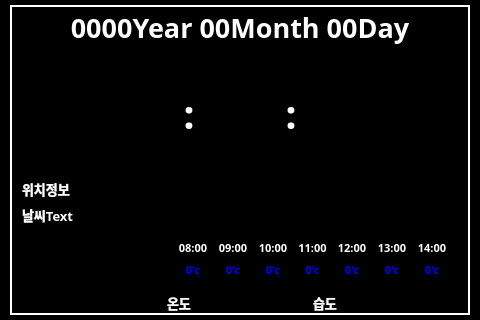
<?xml version="1.0" encoding="UTF-8"?>
<ui version="4.0">
 <class>MainWindow</class>
 <widget class="QMainWindow" name="MainWindow">
  <property name="enabled">
   <bool>true</bool>
  </property>
  <property name="geometry">
   <rect>
    <x>0</x>
    <y>0</y>
    <width>480</width>
    <height>320</height>
   </rect>
  </property>
  <property name="minimumSize">
   <size>
    <width>0</width>
    <height>0</height>
   </size>
  </property>
  <property name="maximumSize">
   <size>
    <width>480</width>
    <height>320</height>
   </size>
  </property>
  <property name="sizeIncrement">
   <size>
    <width>0</width>
    <height>0</height>
   </size>
  </property>
  <property name="windowTitle">
   <string>MainWindow</string>
  </property>
  <property name="styleSheet">
   <string notr="true">background-color: rgb(0, 0, 0);</string>
  </property>
  <property name="animated">
   <bool>true</bool>
  </property>
  <widget class="QWidget" name="centralwidget">
   <property name="maximumSize">
    <size>
     <width>480</width>
     <height>320</height>
    </size>
   </property>
   <layout class="QGridLayout" name="gridLayout">
    <property name="leftMargin">
     <number>10</number>
    </property>
    <property name="topMargin">
     <number>5</number>
    </property>
    <property name="rightMargin">
     <number>10</number>
    </property>
    <property name="bottomMargin">
     <number>5</number>
    </property>
    <item row="1" column="1">
     <widget class="QStackedWidget" name="stackedWidget">
      <property name="frameShape">
       <enum>QFrame::NoFrame</enum>
      </property>
      <property name="currentIndex">
       <number>0</number>
      </property>
      <widget class="QWidget" name="main">
       <layout class="QGridLayout" name="gridLayout_4">
        <property name="leftMargin">
         <number>0</number>
        </property>
        <property name="topMargin">
         <number>0</number>
        </property>
        <property name="rightMargin">
         <number>0</number>
        </property>
        <property name="bottomMargin">
         <number>0</number>
        </property>
        <item row="0" column="0">
         <widget class="QFrame" name="frame">
          <property name="sizePolicy">
           <sizepolicy hsizetype="Preferred" vsizetype="Preferred">
            <horstretch>0</horstretch>
            <verstretch>0</verstretch>
           </sizepolicy>
          </property>
          <property name="maximumSize">
           <size>
            <width>1200</width>
            <height>900</height>
           </size>
          </property>
          <property name="styleSheet">
           <string notr="true">color: rgb(255, 255, 255);</string>
          </property>
          <property name="frameShape">
           <enum>QFrame::WinPanel</enum>
          </property>
          <property name="frameShadow">
           <enum>QFrame::Plain</enum>
          </property>
          <property name="lineWidth">
           <number>5</number>
          </property>
          <layout class="QGridLayout" name="gridLayout_3">
           <property name="leftMargin">
            <number>10</number>
           </property>
           <property name="topMargin">
            <number>0</number>
           </property>
           <property name="rightMargin">
            <number>10</number>
           </property>
           <property name="bottomMargin">
            <number>0</number>
           </property>
           <item row="0" column="1">
            <widget class="QLabel" name="time_Day">
             <property name="maximumSize">
              <size>
               <width>16777215</width>
               <height>40</height>
              </size>
             </property>
             <property name="font">
              <font>
               <family>Agency FB</family>
               <pointsize>20</pointsize>
               <weight>75</weight>
               <bold>true</bold>
              </font>
             </property>
             <property name="styleSheet">
              <string notr="true">color: rgb(255, 255, 255);</string>
             </property>
             <property name="text">
              <string>0000Year 00Month 00Day</string>
             </property>
             <property name="alignment">
              <set>Qt::AlignCenter</set>
             </property>
            </widget>
           </item>
           <item row="1" column="1">
            <widget class="QFrame" name="time">
             <property name="minimumSize">
              <size>
               <width>0</width>
               <height>0</height>
              </size>
             </property>
             <property name="maximumSize">
              <size>
               <width>1176</width>
               <height>250</height>
              </size>
             </property>
             <property name="frameShape">
              <enum>QFrame::NoFrame</enum>
             </property>
             <property name="frameShadow">
              <enum>QFrame::Raised</enum>
             </property>
             <layout class="QHBoxLayout" name="horizontalLayout">
              <property name="leftMargin">
               <number>20</number>
              </property>
              <property name="topMargin">
               <number>0</number>
              </property>
              <property name="rightMargin">
               <number>20</number>
              </property>
              <property name="bottomMargin">
               <number>0</number>
              </property>
              <item>
               <spacer name="horizontalSpacer">
                <property name="orientation">
                 <enum>Qt::Horizontal</enum>
                </property>
                <property name="sizeHint" stdset="0">
                 <size>
                  <width>20</width>
                  <height>20</height>
                 </size>
                </property>
               </spacer>
              </item>
              <item>
               <widget class="QLabel" name="Hour">
                <property name="minimumSize">
                 <size>
                  <width>80</width>
                  <height>0</height>
                 </size>
                </property>
                <property name="maximumSize">
                 <size>
                  <width>16777215</width>
                  <height>16777215</height>
                 </size>
                </property>
                <property name="text">
                 <string/>
                </property>
                <property name="scaledContents">
                 <bool>true</bool>
                </property>
               </widget>
              </item>
              <item>
               <widget class="QLabel" name="label_3">
                <property name="maximumSize">
                 <size>
                  <width>10</width>
                  <height>16777215</height>
                 </size>
                </property>
                <property name="font">
                 <font>
                  <family>Agency FB</family>
                  <pointsize>30</pointsize>
                  <weight>75</weight>
                  <bold>true</bold>
                 </font>
                </property>
                <property name="text">
                 <string>:</string>
                </property>
                <property name="alignment">
                 <set>Qt::AlignCenter</set>
                </property>
               </widget>
              </item>
              <item>
               <widget class="QLabel" name="Minute">
                <property name="minimumSize">
                 <size>
                  <width>80</width>
                  <height>0</height>
                 </size>
                </property>
                <property name="maximumSize">
                 <size>
                  <width>16777215</width>
                  <height>16777215</height>
                 </size>
                </property>
                <property name="text">
                 <string/>
                </property>
                <property name="scaledContents">
                 <bool>true</bool>
                </property>
               </widget>
              </item>
              <item>
               <widget class="QLabel" name="label_6">
                <property name="maximumSize">
                 <size>
                  <width>10</width>
                  <height>16777215</height>
                 </size>
                </property>
                <property name="font">
                 <font>
                  <family>Agency FB</family>
                  <pointsize>30</pointsize>
                  <weight>75</weight>
                  <bold>true</bold>
                 </font>
                </property>
                <property name="text">
                 <string>:</string>
                </property>
                <property name="alignment">
                 <set>Qt::AlignCenter</set>
                </property>
               </widget>
              </item>
              <item>
               <widget class="QLabel" name="Second">
                <property name="minimumSize">
                 <size>
                  <width>80</width>
                  <height>0</height>
                 </size>
                </property>
                <property name="maximumSize">
                 <size>
                  <width>16777215</width>
                  <height>16777215</height>
                 </size>
                </property>
                <property name="text">
                 <string/>
                </property>
                <property name="scaledContents">
                 <bool>true</bool>
                </property>
               </widget>
              </item>
              <item>
               <spacer name="horizontalSpacer_2">
                <property name="orientation">
                 <enum>Qt::Horizontal</enum>
                </property>
                <property name="sizeHint" stdset="0">
                 <size>
                  <width>40</width>
                  <height>20</height>
                 </size>
                </property>
               </spacer>
              </item>
             </layout>
            </widget>
           </item>
           <item row="2" column="1">
            <widget class="QFrame" name="weather">
             <property name="frameShape">
              <enum>QFrame::NoFrame</enum>
             </property>
             <property name="frameShadow">
              <enum>QFrame::Raised</enum>
             </property>
             <layout class="QGridLayout" name="gridLayout_2">
              <property name="leftMargin">
               <number>0</number>
              </property>
              <property name="topMargin">
               <number>0</number>
              </property>
              <property name="rightMargin">
               <number>0</number>
              </property>
              <property name="bottomMargin">
               <number>0</number>
              </property>
              <property name="horizontalSpacing">
               <number>0</number>
              </property>
              <item row="4" column="2" rowspan="2">
               <widget class="QLabel" name="Other_Text">
                <property name="font">
                 <font>
                  <family>Agency FB</family>
                  <pointsize>10</pointsize>
                  <weight>75</weight>
                  <bold>true</bold>
                 </font>
                </property>
                <property name="text">
                 <string>습도</string>
                </property>
               </widget>
              </item>
              <item row="1" column="0" colspan="2">
               <widget class="QLabel" name="Li_text">
                <property name="font">
                 <font>
                  <family>Agency FB</family>
                  <pointsize>10</pointsize>
                  <weight>75</weight>
                  <bold>true</bold>
                 </font>
                </property>
                <property name="text">
                 <string>위치정보</string>
                </property>
               </widget>
              </item>
              <item row="3" column="0" rowspan="3">
               <widget class="QLabel" name="weather_img">
                <property name="minimumSize">
                 <size>
                  <width>100</width>
                  <height>80</height>
                 </size>
                </property>
                <property name="maximumSize">
                 <size>
                  <width>16777215</width>
                  <height>16777215</height>
                 </size>
                </property>
                <property name="text">
                 <string/>
                </property>
                <property name="pixmap">
                 <pixmap>img/Weather/01d.png</pixmap>
                </property>
                <property name="scaledContents">
                 <bool>true</bool>
                </property>
               </widget>
              </item>
              <item row="4" column="1" rowspan="2">
               <widget class="QLabel" name="Temperature_Text">
                <property name="font">
                 <font>
                  <family>Agency FB</family>
                  <pointsize>10</pointsize>
                  <weight>75</weight>
                  <bold>true</bold>
                 </font>
                </property>
                <property name="text">
                 <string>온도</string>
                </property>
               </widget>
              </item>
              <item row="2" column="0" colspan="2">
               <widget class="QLabel" name="Description_Text">
                <property name="font">
                 <font>
                  <family>Agency FB</family>
                  <pointsize>10</pointsize>
                  <weight>75</weight>
                  <bold>true</bold>
                 </font>
                </property>
                <property name="text">
                 <string>날씨Text</string>
                </property>
               </widget>
              </item>
              <item row="3" column="1" colspan="2">
               <widget class="QFrame" name="time_T">
                <property name="frameShape">
                 <enum>QFrame::NoFrame</enum>
                </property>
                <property name="frameShadow">
                 <enum>QFrame::Raised</enum>
                </property>
                <layout class="QGridLayout" name="gridLayout_7">
                 <item row="0" column="6">
                  <widget class="QLabel" name="time_T_7">
                   <property name="font">
                    <font>
                     <family>Agency FB</family>
                     <pointsize>8</pointsize>
                     <weight>75</weight>
                     <bold>true</bold>
                    </font>
                   </property>
                   <property name="text">
                    <string>14:00</string>
                   </property>
                   <property name="alignment">
                    <set>Qt::AlignCenter</set>
                   </property>
                  </widget>
                 </item>
                 <item row="0" column="0">
                  <widget class="QLabel" name="time_T_1">
                   <property name="font">
                    <font>
                     <family>Agency FB</family>
                     <pointsize>8</pointsize>
                     <weight>75</weight>
                     <bold>true</bold>
                    </font>
                   </property>
                   <property name="text">
                    <string>08:00</string>
                   </property>
                   <property name="alignment">
                    <set>Qt::AlignCenter</set>
                   </property>
                  </widget>
                 </item>
                 <item row="0" column="2">
                  <widget class="QLabel" name="time_T_3">
                   <property name="font">
                    <font>
                     <family>Agency FB</family>
                     <pointsize>8</pointsize>
                     <weight>75</weight>
                     <bold>true</bold>
                    </font>
                   </property>
                   <property name="text">
                    <string>10:00</string>
                   </property>
                   <property name="alignment">
                    <set>Qt::AlignCenter</set>
                   </property>
                  </widget>
                 </item>
                 <item row="0" column="4">
                  <widget class="QLabel" name="time_T_5">
                   <property name="font">
                    <font>
                     <family>Agency FB</family>
                     <pointsize>8</pointsize>
                     <weight>75</weight>
                     <bold>true</bold>
                    </font>
                   </property>
                   <property name="text">
                    <string>12:00</string>
                   </property>
                   <property name="alignment">
                    <set>Qt::AlignCenter</set>
                   </property>
                  </widget>
                 </item>
                 <item row="0" column="3">
                  <widget class="QLabel" name="time_T_4">
                   <property name="font">
                    <font>
                     <family>Agency FB</family>
                     <pointsize>8</pointsize>
                     <weight>75</weight>
                     <bold>true</bold>
                    </font>
                   </property>
                   <property name="text">
                    <string>11:00</string>
                   </property>
                   <property name="alignment">
                    <set>Qt::AlignCenter</set>
                   </property>
                  </widget>
                 </item>
                 <item row="0" column="1">
                  <widget class="QLabel" name="time_T_2">
                   <property name="font">
                    <font>
                     <family>Agency FB</family>
                     <pointsize>8</pointsize>
                     <weight>75</weight>
                     <bold>true</bold>
                    </font>
                   </property>
                   <property name="text">
                    <string>09:00</string>
                   </property>
                   <property name="alignment">
                    <set>Qt::AlignCenter</set>
                   </property>
                  </widget>
                 </item>
                 <item row="0" column="5">
                  <widget class="QLabel" name="time_T_6">
                   <property name="font">
                    <font>
                     <family>Agency FB</family>
                     <pointsize>8</pointsize>
                     <weight>75</weight>
                     <bold>true</bold>
                    </font>
                   </property>
                   <property name="text">
                    <string>13:00</string>
                   </property>
                   <property name="alignment">
                    <set>Qt::AlignCenter</set>
                   </property>
                  </widget>
                 </item>
                 <item row="1" column="0">
                  <widget class="QLabel" name="time_T_n_1">
                   <property name="font">
                    <font>
                     <family>Agency FB</family>
                     <pointsize>8</pointsize>
                     <weight>75</weight>
                     <bold>true</bold>
                    </font>
                   </property>
                   <property name="styleSheet">
                    <string notr="true">color: rgb(0, 0, 255);</string>
                   </property>
                   <property name="text">
                    <string>0'c</string>
                   </property>
                   <property name="alignment">
                    <set>Qt::AlignCenter</set>
                   </property>
                  </widget>
                 </item>
                 <item row="1" column="1">
                  <widget class="QLabel" name="time_T_n_2">
                   <property name="font">
                    <font>
                     <family>Agency FB</family>
                     <pointsize>8</pointsize>
                     <weight>75</weight>
                     <bold>true</bold>
                    </font>
                   </property>
                   <property name="styleSheet">
                    <string notr="true">color: rgb(0, 0, 255);</string>
                   </property>
                   <property name="text">
                    <string>0'c</string>
                   </property>
                   <property name="alignment">
                    <set>Qt::AlignCenter</set>
                   </property>
                  </widget>
                 </item>
                 <item row="1" column="2">
                  <widget class="QLabel" name="time_T_n_3">
                   <property name="font">
                    <font>
                     <family>Agency FB</family>
                     <pointsize>8</pointsize>
                     <weight>75</weight>
                     <bold>true</bold>
                    </font>
                   </property>
                   <property name="styleSheet">
                    <string notr="true">color: rgb(0, 0, 255);</string>
                   </property>
                   <property name="text">
                    <string>0'c</string>
                   </property>
                   <property name="alignment">
                    <set>Qt::AlignCenter</set>
                   </property>
                  </widget>
                 </item>
                 <item row="1" column="3">
                  <widget class="QLabel" name="time_T_n_4">
                   <property name="font">
                    <font>
                     <family>Agency FB</family>
                     <pointsize>8</pointsize>
                     <weight>75</weight>
                     <bold>true</bold>
                    </font>
                   </property>
                   <property name="styleSheet">
                    <string notr="true">color: rgb(0, 0, 255);</string>
                   </property>
                   <property name="text">
                    <string>0'c</string>
                   </property>
                   <property name="alignment">
                    <set>Qt::AlignCenter</set>
                   </property>
                  </widget>
                 </item>
                 <item row="1" column="4">
                  <widget class="QLabel" name="time_T_n_5">
                   <property name="font">
                    <font>
                     <family>Agency FB</family>
                     <pointsize>8</pointsize>
                     <weight>75</weight>
                     <bold>true</bold>
                    </font>
                   </property>
                   <property name="styleSheet">
                    <string notr="true">color: rgb(0, 0, 255);</string>
                   </property>
                   <property name="text">
                    <string>0'c</string>
                   </property>
                   <property name="alignment">
                    <set>Qt::AlignCenter</set>
                   </property>
                  </widget>
                 </item>
                 <item row="1" column="5">
                  <widget class="QLabel" name="time_T_n_6">
                   <property name="font">
                    <font>
                     <family>Agency FB</family>
                     <pointsize>8</pointsize>
                     <weight>75</weight>
                     <bold>true</bold>
                    </font>
                   </property>
                   <property name="styleSheet">
                    <string notr="true">color: rgb(0, 0, 255);</string>
                   </property>
                   <property name="text">
                    <string>0'c</string>
                   </property>
                   <property name="alignment">
                    <set>Qt::AlignCenter</set>
                   </property>
                  </widget>
                 </item>
                 <item row="1" column="6">
                  <widget class="QLabel" name="time_T_n_7">
                   <property name="font">
                    <font>
                     <family>Agency FB</family>
                     <pointsize>8</pointsize>
                     <weight>75</weight>
                     <bold>true</bold>
                    </font>
                   </property>
                   <property name="styleSheet">
                    <string notr="true">color: rgb(0, 0, 255);</string>
                   </property>
                   <property name="text">
                    <string>0'c</string>
                   </property>
                   <property name="alignment">
                    <set>Qt::AlignCenter</set>
                   </property>
                  </widget>
                 </item>
                </layout>
               </widget>
              </item>
             </layout>
            </widget>
           </item>
          </layout>
         </widget>
        </item>
       </layout>
      </widget>
      <widget class="QWidget" name="Bluetooth_Page"/>
      <widget class="QWidget" name="wifi_Page">
       <layout class="QGridLayout" name="gridLayout_5">
        <property name="leftMargin">
         <number>0</number>
        </property>
        <property name="topMargin">
         <number>0</number>
        </property>
        <property name="rightMargin">
         <number>0</number>
        </property>
        <property name="bottomMargin">
         <number>0</number>
        </property>
       </layout>
      </widget>
     </widget>
    </item>
   </layout>
  </widget>
 </widget>
 <resources/>
 <connections/>
</ui>
